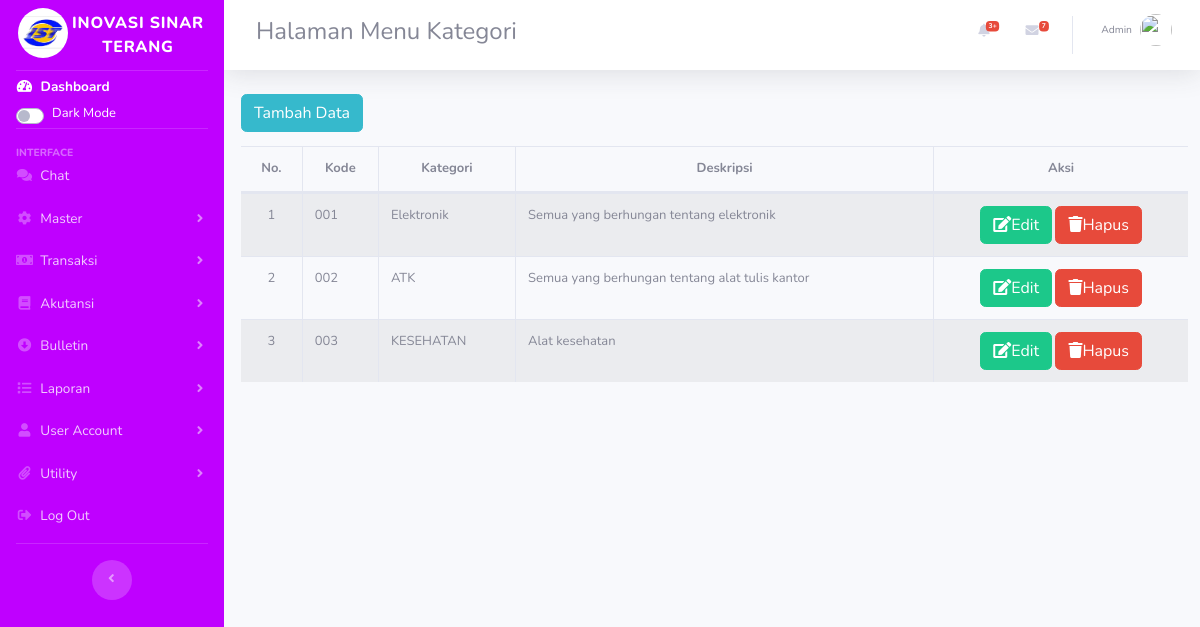
Page /index.php/kategori on the committed database.
### tables this page shows
CREATE TABLE `tbl_category` (
  `id` int(3) NOT NULL,
  `kode` varchar(15) NOT NULL,
  `name` varchar(30) NOT NULL,
  `description` varchar(50) NOT NULL
);

### application/controllers/Kategori.php (called while the page is built, shortened)
<?php
class Kategori extends CI_Controller
{
    public function __construct(){
        $this->load->model('M_kategori');
        $this->load->database();
        $this->load->library('form_validation');
    }
    public function index(){
        $topik['judul'] = 'Halaman Menu Kategori';
        $data['kategori'] = $this->M_kategori->tampil_data();
        $this->load->view('templates/header',$topik);
        $this->load->view('kategori/index',$data);
        $this->load->view('templates/footer');
    }
}

### index.php (called while the page is built, shortened)
<?php
require_once BASEPATH.'core/CodeIgniter.php';

### application/models/M_kategori.php (called while the page is built, shortened)
<?php
class M_kategori extends CI_Model{
    public function tampil_data(){
    return $this->db->get('tbl_category')->result_array();
    }
}
?>

### application/views/kategori/index.php (the view, shortened to what this page needs)
<div class="content-wrapper col-12">
<section class="content-header ml mt-2 auto">
<div style="margin-left:5px">
<div class="">
<a href="<?= base_url('kategori/tambah');?>" class="btn btn-info mb-2">Tambah Data</a>
<div class="table-responsive">
<table id="mytable" class="table table-striped table-bordered table-hover table-full-width dataTable" cellspacing="0" width="" style="font-size: small;">
        <thead>
            <tr style="text-align:center">
                <th>No.</th>
                <th>Kode</th>
                <th>Kategori</th>
                <th>Deskripsi</th>
                <th>Aksi</th>
            </tr>
        </thead>
        <tbody>
            <?php $i=1;?>
            <?php foreach ($kategori as $erp): ?>
            <tr>
                <td style="text-align:center">
                    <?php echo $i;?>
                </td>
                <td>
                    <?php echo $erp['kode'] ?>
                </td>
                <td>
                    <?php echo $erp['name'] ?>
                </td>
                <td width="">
                    <?php echo $erp['description'] ?>
                </td>
                <td style="text-align:center">
                    <a href="<?php echo base_url();?>kategori/edit/<?= $erp['id'];?>" class="btn btn-success" style=""><i class="fa fa-edit"></i>Edit</i></a>
                    <a href="<?= base_url();?>kategori/hapus/<?= $erp['id'];?>" class="btn btn-danger " style="" onclick="return confirm('Yakin ingin dihapus?');"><i class="fa fa-trash"></i>Hapus</a>
                </td>
            </tr>
            <?php $i++;?>
            <?php endforeach; ?>
        </tbody>
    </table>
    </div>
</div>

### rows in the picture
tbl_category: kode "001", name "Elektronik", description "Semua yang berhungan tentang elektronik"
tbl_category: kode "002", name "ATK", description "Semua yang berhungan tentang alat tulis kantor"
tbl_category: kode "003", name "KESEHATAN", description "Alat kesehatan"

### other values in the picture
$judul "Halaman Menu Kategori"
